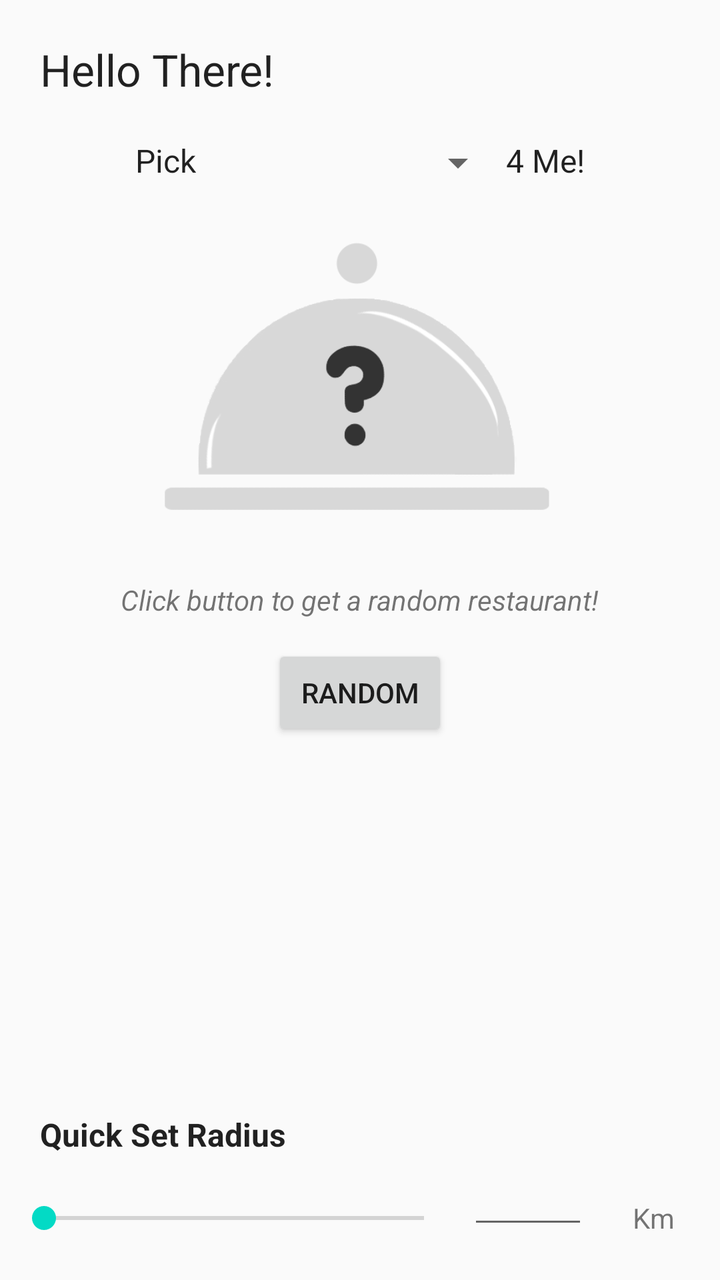
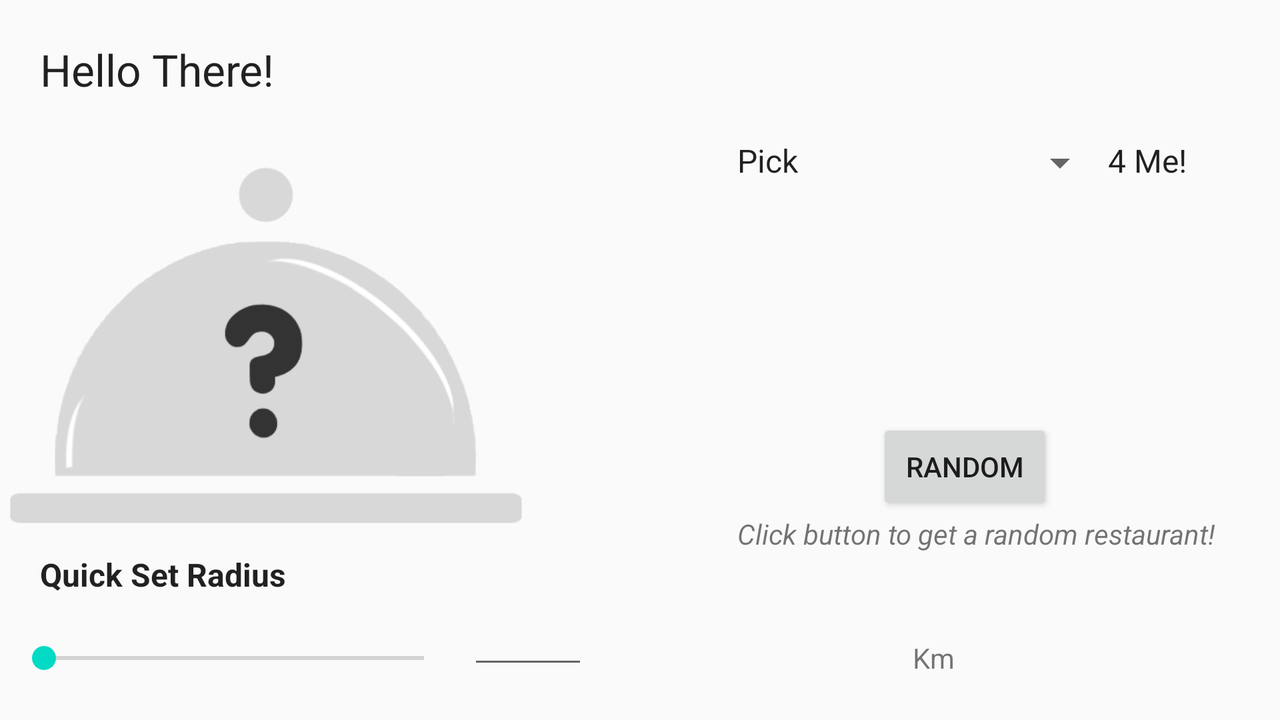

One screen, two layout resources from the same app: the default and the repository's alternative for another configuration. Each is rendered where Android would select it; the XML of both is given below.
<!-- AndroidManifest.xml: application theme AppTheme -->
<!-- res/layout/random_fragment.xml -->
<?xml version="1.0" encoding="utf-8"?>

<RelativeLayout xmlns:android="http://schemas.android.com/apk/res/android"
    android:layout_width="match_parent"
    android:layout_height="match_parent">

    <TextView
        android:layout_width="wrap_content"
        android:layout_height="wrap_content"
        android:id = "@+id/greeting"
        android:textAppearance="@style/TextAppearance.AppCompat.Large"
        android:text = "@string/greeting1"
        android:padding = "20dp"/>

    
    <GridLayout xmlns:android="http://schemas.android.com/apk/res/android"
        android:id="@+id/grid_random"
        android:layout_width="wrap_content"
        android:layout_below="@+id/greeting"
        android:layout_height="wrap_content"
        android:layout_centerHorizontal="true">

        <TextView
            android:layout_width="wrap_content"
            android:layout_height="match_parent"
            android:text="@string/pick"
            android:paddingRight="5dp"
            android:textAppearance="@style/TextAppearance.AppCompat.Subhead" />

        <Spinner
            android:id="@+id/sp_placeType"
            android:textAlignment="center"
            android:layout_width="150dp"
            android:layout_height="wrap_content" />

        <TextView
            android:layout_width="wrap_content"
            android:layout_height="match_parent"
            android:text="@string/forMe"
            android:textAppearance="@style/Base.TextAppearance.AppCompat.Subhead" />

    </GridLayout>

    <ImageView
        android:layout_width="270dp"
        android:layout_height="150dp"
        android:layout_gravity = "center_horizontal|center_vertical"
        android:id="@+id/resImg"
        android:contentDescription="@string/imgDesc"
        android:src="@drawable/closhe_inapp"
        android:layout_marginTop="20dp"
        android:layout_below="@+id/grid_random"
        android:layout_centerHorizontal="true" />

    <TextView
        android:layout_width="wrap_content"
        android:layout_height="wrap_content"
        android:id = "@+id/shake_instruction"
        android:textStyle="italic"
        android:text = "@string/shakeInstruction"
        android:layout_marginTop="27dp"
        android:layout_below="@+id/resImg"
        android:layout_centerHorizontal="true" />

    <TextView
        android:id = "@+id/mainImgView"
        android:layout_width="match_parent"
        android:layout_height="wrap_content"
        android:text = "@string/quickSet"
        android:textStyle="bold"
        android:textAppearance="@style/TextAppearance.AppCompat.Subhead"
        android:layout_above="@+id/quickSetRad"
        android:paddingLeft="20dp"/>

    <include layout="@layout/radius_slider"
        android:id="@+id/quickSetRad"
        android:layout_height="wrap_content"
        android:layout_width="match_parent"
        android:layout_alignParentBottom="true"
        android:layout_alignParentLeft="true"
        android:layout_alignParentStart="true" />

    <Button
        android:id="@+id/randomize_btn"
        android:layout_width="wrap_content"
        android:layout_height="wrap_content"
        android:layout_marginTop="13dp"
        android:text="@string/title_random"
        android:layout_below="@+id/shake_instruction"
        android:layout_centerHorizontal="true" />
</RelativeLayout>
<!-- res/layout/radius_slider.xml (included above) -->
<?xml version="1.0" encoding="utf-8"?>

    <GridLayout
        xmlns:android="http://schemas.android.com/apk/res/android"
        android:layout_width="match_parent"
        android:layout_height="wrap_content"
        android:layout_gravity="bottom">

        <SeekBar
            android:id="@+id/radius_seekbar"
            android:layout_width="234dp"
            android:layout_height="wrap_content"
            android:padding="22dp" />

        <EditText
            android:id="@+id/sliderVal"
            android:layout_width="60dp"
            android:layout_height="wrap_content"
            android:ems="6"
            android:inputType="number" />

        <TextView
            android:id="@+id/radiusSlider_metres"
            android:layout_height="wrap_content"
            android:layout_width="wrap_content"
            android:text="@string/slider_unit"
            android:layout_gravity="center_horizontal|center_vertical"
            />

    </GridLayout>
<!-- resources referenced by this layout -->
<resources>
  <!-- drawable closhe_inapp: png bitmap (drawable, 20921 bytes) -->
  <string name="forMe"> 4 Me!</string>
  <string name="greeting1">Hello There!</string>
  <string name="imgDesc">Restaurant image</string>
  <string name="pick">Pick </string>
  <string name="quickSet">Quick Set Radius</string>
  <string name="shakeInstruction">Click button to get a random restaurant!</string>
  <string name="slider_unit">Km</string>
  <string name="title_random">Random</string>
  <style name="AppTheme" parent="Theme.AppCompat.Light.NoActionBar">
          
          <item name="colorPrimary">@android:color/holo_orange_dark</item>
          <item name="colorPrimaryDark">@android:color/holo_orange_light</item>
          <item name="colorAccent">@color/colorAccent</item>
      </style>
</resources>
<!-- res/layout-land/random_fragment.xml (the repository's variant of the layout above) -->
<!-- drawn on the phone turned sideways -->
<?xml version="1.0" encoding="utf-8"?>
<RelativeLayout xmlns:android="http://schemas.android.com/apk/res/android"
    android:layout_width="match_parent"
    android:layout_height="match_parent">

    <TextView
        android:layout_width="wrap_content"
        android:layout_height="wrap_content"
        android:id = "@+id/greeting"
        android:textAppearance="@style/TextAppearance.AppCompat.Large"
        android:text = "@string/greeting1"
        android:padding = "20dp"/>

    
    <GridLayout xmlns:android="http://schemas.android.com/apk/res/android"
        android:id="@+id/grid_random"
        android:layout_width="wrap_content"
        android:layout_height="wrap_content"
        android:layout_alignTop="@+id/resImg"
        android:layout_alignStart="@+id/shake_instruction">

        <TextView
            android:layout_width="wrap_content"
            android:layout_height="match_parent"
            android:text="@string/pick"
            android:paddingRight="5dp"
            android:textAppearance="@style/TextAppearance.AppCompat.Subhead" />

        <Spinner
            android:id="@+id/sp_placeType"
            android:textAlignment="center"
            android:layout_width="150dp"
            android:layout_height="wrap_content" />

        <TextView
            android:layout_width="wrap_content"
            android:layout_height="match_parent"
            android:text="@string/forMe"
            android:textAppearance="@style/Base.TextAppearance.AppCompat.Subhead" />

    </GridLayout>

    <ImageView
        android:layout_width="270dp"
        android:layout_height="wrap_content"
        android:layout_gravity = "center_horizontal|center_vertical"
        android:id="@+id/resImg"
        android:contentDescription="@string/imgDesc"
        android:src="@drawable/closhe_inapp"
        android:layout_below="@+id/greeting"
        android:layout_alignParentStart="true"
        android:layout_above="@+id/mainImgView" />

    <Button
        android:id="@+id/randomize_btn"
        android:layout_width="wrap_content"
        android:layout_height="wrap_content"
        android:layout_above="@+id/shake_instruction"
        android:layout_alignEnd="@+id/grid_random"
        android:layout_marginEnd="67dp"
        android:layout_marginTop="23dp"
        android:text="@string/title_random" />

    <TextView
        android:layout_width="wrap_content"
        android:layout_height="wrap_content"
        android:id = "@+id/shake_instruction"
        android:textStyle="italic"
        android:text = "@string/shakeInstruction"
        android:layout_marginEnd="32dp"
        android:layout_above="@+id/mainImgView"
        android:layout_alignParentEnd="true" />

    <TextView
        android:id = "@+id/mainImgView"
        android:layout_width="match_parent"
        android:layout_height="wrap_content"
        android:text = "@string/quickSet"
        android:textStyle="bold"
        android:textAppearance="@style/TextAppearance.AppCompat.Subhead"
        android:layout_above="@+id/quickSetRad"
        android:layout_centerHorizontal="true"
        android:paddingLeft="20dp"/>

    <include layout="@layout/radius_slider"
        android:id="@+id/quickSetRad"
        android:layout_height="wrap_content"
        android:layout_width="match_parent"
        android:layout_centerHorizontal="true"
        android:layout_alignParentBottom="true"
        android:layout_alignParentLeft="true"
        android:layout_alignParentStart="true" />

</RelativeLayout>
